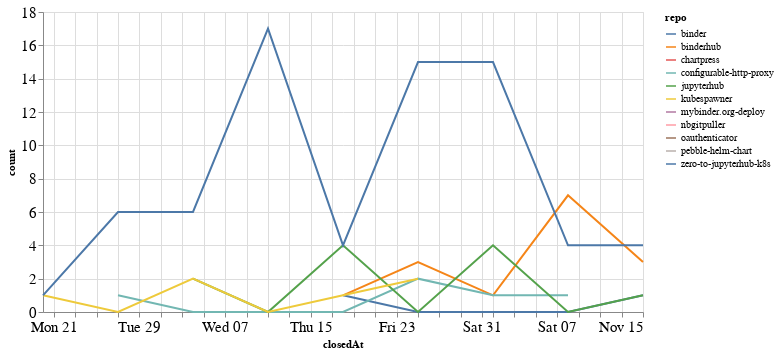

Notebook code cell kept with this figure:
### Code cell
closed_by_time = closed_by.groupby('repo').resample('W', on='closedAt').count()['author'].reset_index()
closed_by_time = closed_by_time.rename(columns={'author': 'count'})

alt.Chart(closed_by_time, width=600).mark_line().encode(
    x='closedAt',
    y='count',
    color='repo',
    tooltip="repo"
)

### Figure 1 — Vega-Lite specification as saved in the notebook (floating-point values rounded to 4 significant figures)
{"config": {"axisLeft": {"labelFontSize": 15}, "axisBottom": {"labelFontSize": 15}}, "data": {"name": "data-95dace05f9934232a13cda242dc21c94"}, "mark": "line", "encoding": {"color": {"type": "nominal", "field": "repo"}, "tooltip": {"type": "nominal", "field": "repo"}, "x": {"type": "temporal", "field": "closedAt"}, "y": {"type": "quantitative", "field": "count"}}, "width": 600, "$schema": "https://vega.github.io/schema/vega-lite/v4.8.1.json", "datasets": {"data-95dace05f9934232a13cda242dc21c94": [{"repo": "binder", "closedAt": "2020-10-18T00:00:00", "count": 1}, {"repo": "binder", "closedAt": "2020-10-25T00:00:00", "count": 0}, {"repo": "binder", "closedAt": "2020-11-01T00:00:00", "count": 0}, {"repo": "binder", "closedAt": "2020-11-08T00:00:00", "count": 0}, {"repo": "binder", "closedAt": "2020-11-15T00:00:00", "count": 1}, {"repo": "binderhub", "closedAt": "2020-10-18T00:00:00", "count": 1}, {"repo": "binderhub", "closedAt": "2020-10-25T00:00:00", "count": 3}, {"repo": "binderhub", "closedAt": "2020-11-01T00:00:00", "count": 1}, {"repo": "binderhub", "closedAt": "2020-11-08T00:00:00", "count": 7}, {"repo": "binderhub", "closedAt": "2020-11-15T00:00:00", "count": 3}, {"repo": "chartpress", "closedAt": "2020-11-08T00:00:00", "count": 2}, {"repo": "configurable-http-proxy", "closedAt": "2020-09-27T00:00:00", "count": 1}, {"repo": "configurable-http-proxy", "closedAt": "2020-10-04T00:00:00", "count": 0}, {"repo": "configurable-http-proxy", "closedAt": "2020-10-11T00:00:00", "count": 0}, {"repo": "configurable-http-proxy", "closedAt": "2020-10-18T00:00:00", "count": 0}, {"repo": "configurable-http-proxy", "closedAt": "2020-10-25T00:00:00", "count": 2}, {"repo": "configurable-http-proxy", "closedAt": "2020-11-01T00:00:00", "count": 1}, {"repo": "configurable-http-proxy", "closedAt": "2020-11-08T00:00:00", "count": 1}, {"repo": "jupyterhub", "closedAt": "2020-10-04T00:00:00", "count": 2}, {"repo": "jupyterhub", "closedAt": "2020-10-11T00:00:00", "count": 0}, {"repo": "jupyterhub", "closedAt": "2020-10-18T00:00:00", "count": 4}, {"repo": "jupyterhub", "closedAt": "2020-10-25T00:00:00", "count": 0}, {"repo": "jupyterhub", "closedAt": "2020-11-01T00:00:00", "count": 4}, {"repo": "jupyterhub", "closedAt": "2020-11-08T00:00:00", "count": 0}, {"repo": "jupyterhub", "closedAt": "2020-11-15T00:00:00", "count": 1}, {"repo": "kubespawner", "closedAt": "2020-09-20T00:00:00", "count": 1}, {"repo": "kubespawner", "closedAt": "2020-09-27T00:00:00", "count": 0}, {"repo": "kubespawner", "closedAt": "2020-10-04T00:00:00", "count": 2}, {"repo": "kubespawner", "closedAt": "2020-10-11T00:00:00", "count": 0}, {"repo": "kubespawner", "closedAt": "2020-10-18T00:00:00", "count": 1}, {"repo": "kubespawner", "closedAt": "2020-10-25T00:00:00", "count": 2}, {"repo": "mybinder.org-deploy", "closedAt": "2020-11-01T00:00:00", "count": 1}, {"repo": "nbgitpuller", "closedAt": "2020-10-04T00:00:00", "count": 2}, {"repo": "oauthenticator", "closedAt": "2020-11-15T00:00:00", "count": 1}, {"repo": "pebble-helm-chart", "closedAt": "2020-11-08T00:00:00", "count": 1}, {"repo": "zero-to-jupyterhub-k8s", "closedAt": "2020-09-20T00:00:00", "count": 1}, {"repo": "zero-to-jupyterhub-k8s", "closedAt": "2020-09-27T00:00:00", "count": 6}, {"repo": "zero-to-jupyterhub-k8s", "closedAt": "2020-10-04T00:00:00", "count": 6}, {"repo": "zero-to-jupyterhub-k8s", "closedAt": "2020-10-11T00:00:00", "count": 17}, {"repo": "zero-to-jupyterhub-k8s", "closedAt": "2020-10-18T00:00:00", "count": 4}, {"repo": "zero-to-jupyterhub-k8s", "closedAt": "2020-10-25T00:00:00", "count": 15}, {"repo": "zero-to-jupyterhub-k8s", "closedAt": "2020-11-01T00:00:00", "count": 15}, {"repo": "zero-to-jupyterhub-k8s", "closedAt": "2020-11-08T00:00:00", "count": 4}, {"repo": "zero-to-jupyterhub-k8s", "closedAt": "2020-11-15T00:00:00", "count": 4}]}}
